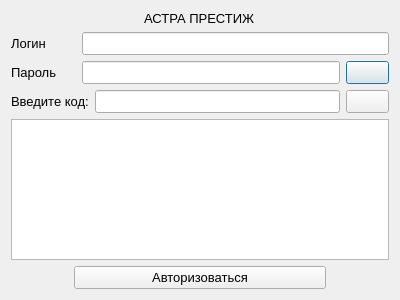
<?xml version="1.0" encoding="UTF-8"?>
<ui version="4.0">
 <class>Dialog</class>
 <widget class="QDialog" name="Dialog">
  <property name="geometry">
   <rect>
    <x>0</x>
    <y>0</y>
    <width>400</width>
    <height>300</height>
   </rect>
  </property>
  <property name="font">
   <font>
    <family>Arial</family>
    <pointsize>10</pointsize>
   </font>
  </property>
  <property name="windowTitle">
   <string>Dialog</string>
  </property>
  <property name="windowIcon">
   <iconset>
    <normaloff>../images/logo.png</normaloff>../images/logo.png</iconset>
  </property>
  <layout class="QVBoxLayout" name="verticalLayout">
   <item alignment="Qt::AlignHCenter">
    <widget class="QLabel" name="label">
     <property name="text">
      <string>АСТРА ПРЕСТИЖ</string>
     </property>
    </widget>
   </item>
   <item>
    <layout class="QGridLayout" name="gridLayout" columnstretch="1,4,0">
     <item row="1" column="1">
      <widget class="QLineEdit" name="pass_line"/>
     </item>
     <item row="1" column="0">
      <widget class="QLabel" name="label_3">
       <property name="text">
        <string>Пароль</string>
       </property>
      </widget>
     </item>
     <item row="0" column="0">
      <widget class="QLabel" name="label_2">
       <property name="text">
        <string>Логин</string>
       </property>
      </widget>
     </item>
     <item row="1" column="2">
      <widget class="QPushButton" name="pass_show_btn">
       <property name="icon">
        <iconset>
         <normaloff>../images/passwordIcon.png</normaloff>../images/passwordIcon.png</iconset>
       </property>
      </widget>
     </item>
     <item row="0" column="1" colspan="2">
      <widget class="QLineEdit" name="login_line"/>
     </item>
    </layout>
   </item>
   <item>
    <layout class="QVBoxLayout" name="cap_space">
     <item>
      <layout class="QHBoxLayout" name="horizontalLayout" stretch="1,4,0">
       <item>
        <widget class="QLabel" name="cap_text">
         <property name="text">
          <string>Введите код:</string>
         </property>
        </widget>
       </item>
       <item>
        <widget class="QLineEdit" name="cap_line"/>
       </item>
       <item>
        <widget class="QPushButton" name="cap_update_btn">
         <property name="text">
          <string/>
         </property>
         <property name="icon">
          <iconset>
           <normaloff>../images/cap_update.png</normaloff>../images/cap_update.png</iconset>
         </property>
        </widget>
       </item>
      </layout>
     </item>
     <item>
      <widget class="QGraphicsView" name="cap_scene"/>
     </item>
    </layout>
   </item>
   <item>
    <layout class="QHBoxLayout" name="horizontalLayout_2" stretch="1,4,1">
     <item>
      <spacer name="horizontalSpacer">
       <property name="orientation">
        <enum>Qt::Horizontal</enum>
       </property>
       <property name="sizeHint" stdset="0">
        <size>
         <width>40</width>
         <height>20</height>
        </size>
       </property>
      </spacer>
     </item>
     <item>
      <widget class="QPushButton" name="auth_btn">
       <property name="text">
        <string>Авторизоваться</string>
       </property>
      </widget>
     </item>
     <item>
      <spacer name="horizontalSpacer_2">
       <property name="orientation">
        <enum>Qt::Horizontal</enum>
       </property>
       <property name="sizeHint" stdset="0">
        <size>
         <width>40</width>
         <height>20</height>
        </size>
       </property>
      </spacer>
     </item>
    </layout>
   </item>
  </layout>
 </widget>
 <resources/>
 <connections/>
</ui>
